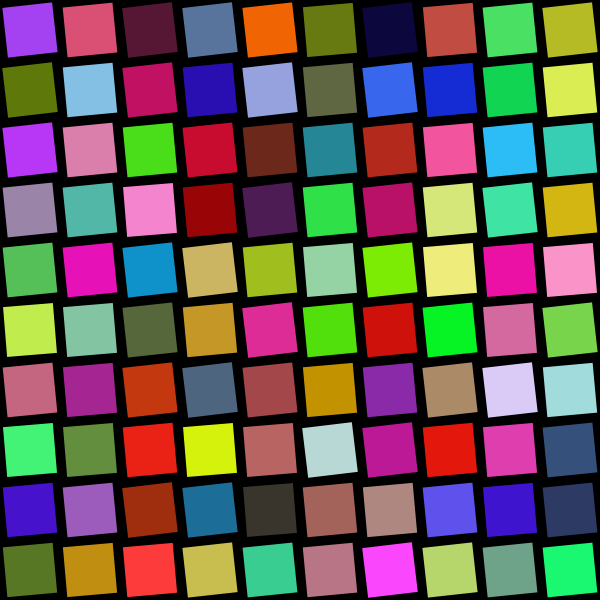
Frame 1 (no input)
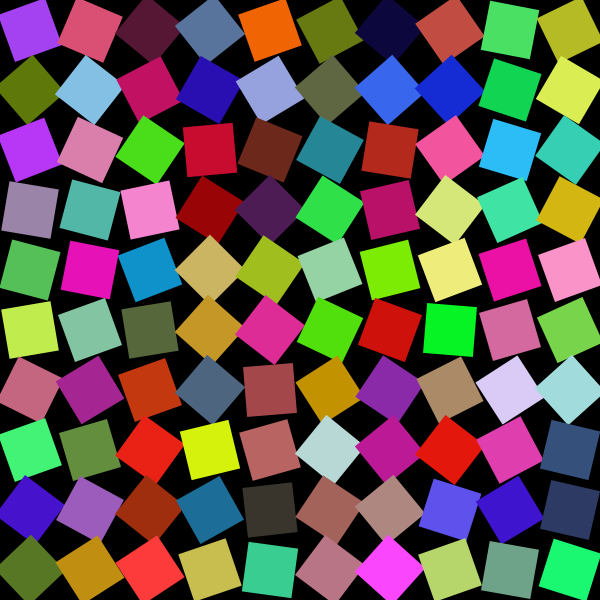
Frame 60 (the mouse pressed at the canvas centre just before this capture)
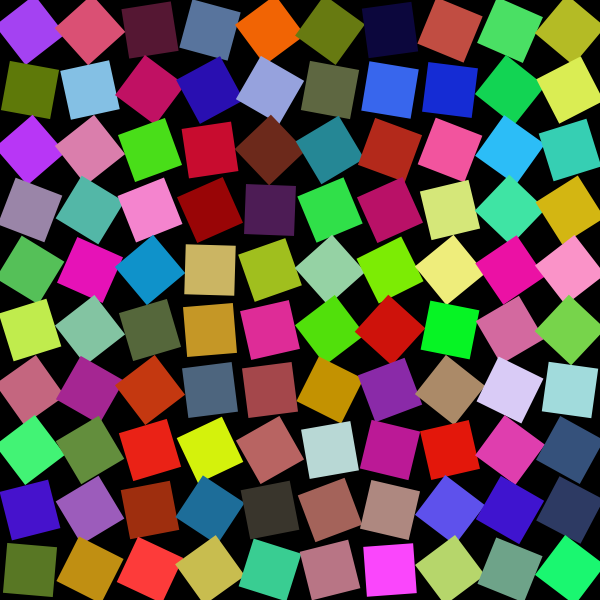
Frame 120 (the mouse held since frame 60 and released just before this capture)

The Processing sketch that drew these frames (run headless with seeded random() and noise(); from frame 60 on, the mouse is pressed at the canvas centre):

// Processing sketch: sketch_250430i
// ── sketch_250430i.pde
int cols = 10;
int rows = 10;
float squareSize = 50;
float margin = 10;
color[][] squareColors;
float[][] rotationSpeeds; // To store a base rotation speed for each square

void setup() {
  size(600, 600);
  rectMode(CENTER);
  squareColors = new color[rows][cols];
  rotationSpeeds = new float[rows][cols]; // Initialize rotation speeds

  for (int i = 0; i < rows; i++) {
    for (int j = 0; j < cols; j++) {
      squareColors[i][j] = color(random(255), random(255), random(255));
      rotationSpeeds[i][j] = random(-0.02, 0.02); // Each square gets a random base spin
    }
  }
}

void draw() {
  background(0);

  float totalGridWidth = cols * (squareSize + margin) - margin;
  float totalGridHeight = rows * (squareSize + margin) - margin;
  float startX = (width - totalGridWidth) / 2;
  float startY = (height - totalGridHeight) / 2;

  for (int i = 0; i < rows; i++) {
    for (int j = 0; j < cols; j++) {
      float x = startX + j * (squareSize + margin) + squareSize / 2;
      float y = startY + i * (squareSize + margin) + squareSize / 2;

      pushMatrix();
      translate(x, y);

      // Mouse influence on rotation
      // Speed influenced by distance of mouse from center X
      float mouseSpeedFactor = map(abs(mouseX - width/2), 0, width/2, 0.1, 2.0);
      // Direction influenced by mouse being left or right of center X
      float mouseDirectionFactor = (mouseX < width/2) ? -1 : 1;

      float currentRotationSpeed = rotationSpeeds[i][j] + (mouseSpeedFactor * mouseDirectionFactor * 0.05);

      rotate(frameCount * currentRotationSpeed);

      fill(squareColors[i][j]);
      noStroke();
      rect(0, 0, squareSize, squareSize);
      popMatrix();
    }
  }
}
